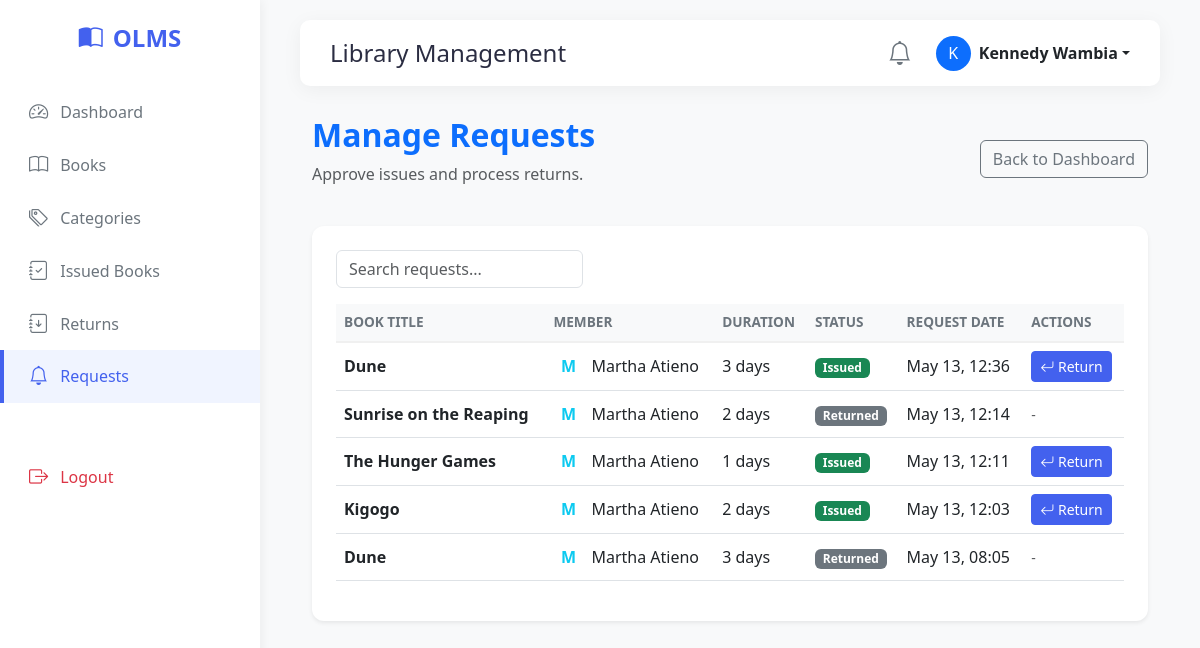
Page /manage_borrow_requests.php (signed in) on the earlier database version.
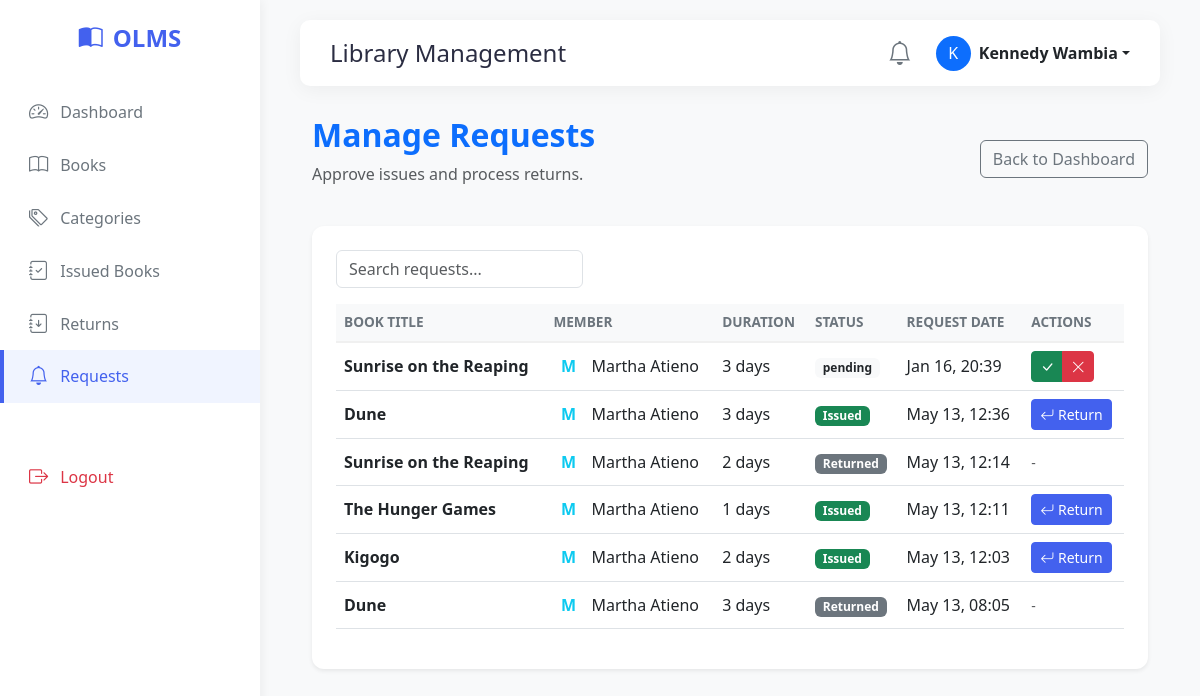
Same page on the later database version.
### tables this page shows
CREATE TABLE `borrow_requests` (
  `id` int(11) NOT NULL,
  `book_id` int(11) NOT NULL,
  `user_id` int(11) NOT NULL,
  `days` int(11) NOT NULL,
  `total_cost` decimal(10,2) NOT NULL,
  `status` enum('pending','Book Issued','Rejected','Book Returned') DEFAULT 'pending',
  `requested_at` timestamp NOT NULL DEFAULT current_timestamp(),
  `updated_at` timestamp NOT NULL DEFAULT current_timestamp() ON UPDATE current_timestamp()
);

CREATE TABLE `books` (
  `id` int(11) NOT NULL,
  `title` varchar(255) NOT NULL,
  `author` varchar(255) NOT NULL,
  `category_id` int(11) NOT NULL,
  `isbn` varchar(50) NOT NULL,
  `quantity` int(11) NOT NULL,
  `created_at` timestamp NOT NULL DEFAULT current_timestamp(),
  `cover_photo` varchar(255) DEFAULT NULL
);

CREATE TABLE `users` (
  `id` int(11) NOT NULL,
  `name` varchar(100) NOT NULL,
  `email` varchar(100) NOT NULL,
  `password` varchar(255) NOT NULL,
  `role` enum('admin','librarian','member') DEFAULT 'member',
  `created_at` timestamp NOT NULL DEFAULT current_timestamp()
);

### manage_borrow_requests.php (the view, shortened to what the changed rows need)
<?php
include 'includes/header.php';
$borrow_requests_sql = "
    SELECT borrow_requests.id, books.title, users.name AS member_name, borrow_requests.days, borrow_requests.total_cost, borrow_requests.status, borrow_requests.requested_at
    FROM borrow_requests
    INNER JOIN books ON borrow_requests.book_id = books.id
    INNER JOIN users ON borrow_requests.user_id = users.id
    ORDER BY CASE WHEN borrow_requests.status = 'Pending' THEN 1 ELSE 2 END, borrow_requests.requested_at DESC";
$borrow_requests_result = $conn->query($borrow_requests_sql);
?>
<div class="container-fluid fade-in">
    <div class="d-flex justify-content-between align-items-center mb-4">
        <div>
            <h2 class="fw-bold text-primary">Manage Requests</h2>
        </div>
    </div>
    <div class="card p-4 shadow-sm border-0">
        <div class="table-responsive">
            <?php if ($borrow_requests_result->num_rows > 0): ?>
                <table class="table table-hover align-middle" id="requestsTable">
                    <thead class="table-light">
                        <tr>
                            <th>Book Title</th>
                            <th>Member</th>
                            <th>Duration</th>
                            <th>Status</th>
                            <th>Request Date</th>
                            <th>Actions</th>
                        </tr>
                    </thead>
                    <tbody>
                        <?php while ($request = $borrow_requests_result->fetch_assoc()): ?>
                            <tr>
                                <td class="fw-bold book-title"><?= htmlspecialchars($request['title']); ?></td>
                                <td class="member-name">
                                    <div class="d-flex align-items-center">
                                         <div class="bg-light-info rounded-circle d-flex align-items-center justify-content-center text-info fw-bold me-2" style="width: 30px; height: 30px;">
                                            <?= substr(htmlspecialchars($request['member_name']), 0, 1) ?>
                                        </div>
                                        <?= htmlspecialchars($request['member_name']); ?>
                                    </div>
                                </td>
                                <td><?= $request['days']; ?> days</td>
                                <td>
                                    <?php
                                    $statusParams = match($request['status']) {
                                        'Pending' => ['bg-warning text-dark', 'Pending'],
                                        'Book Issued' => ['bg-success', 'Issued'],
                                        'Book Returned' => ['bg-secondary', 'Returned'],
                                        'Rejected' => ['bg-danger', 'Rejected'],
                                        default => ['bg-light text-dark', $request['status']]
                                    };
                                    ?>
                                    <span class="badge <?= $statusParams[0] ?>"><?= $statusParams[1] ?></span>
                                </td>
                                <td><?= date('M d, H:i', strtotime($request['requested_at'])); ?></td>
                                <td>
                                    <?php if (strtolower($request['status']) === 'pending'): ?>
                                        <div class="btn-group">
                                            <a href="manage_borrow_requests.php?action=approve&request_id=<?= $request['id']; ?>" class="btn btn-success btn-sm" title="Approve Issue"><i class="bi bi-check-lg"></i></a>
                                            <a href="manage_borrow_requests.php?action=reject&request_id=<?= $request['id']; ?>" class="btn btn-danger btn-sm" onclick="return confirm('Are you sure you want to reject this request?');" title="Reject"><i class="bi bi-x-lg"></i></a>
                                        </div>
                                    <?php elseif ($request['status'] === 'Book Issued'): ?>
                                        <a href="manage_borrow_requests.php?action=return&request_id=<?= $request['id']; ?>" class="btn btn-primary btn-sm" title="Mark as Returned"><i class="bi bi-arrow-return-left"></i> Return</a>
                                    <?php else: ?>
                                        <span class="text-muted small">-</span>
                                    <?php endif; ?>
                                </td>
                            </tr>
                        <?php endwhile; ?>
                    </tbody>
                </table>
            <?php endif; ?>
        </div>
    </div>
</div>
<?php include 'includes/footer.php'; ?>

Differences in the rows shown:
added borrow_requests: book.title "Sunrise on the Reaping", user.name "M", user.name "Martha Atieno", days "3", status "pending", requested_at "Jan 16, 20:39"
